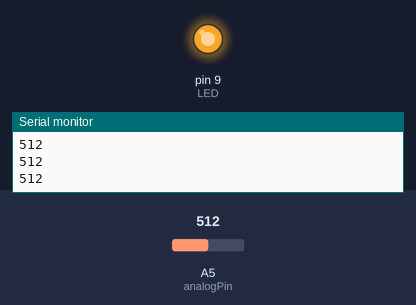
Simulated run of this sketch. Board: Arduino Uno, built with avr-gcc and run on an emulated ATmega328P. Parts: output pins drawn as LEDs (lit = HIGH), the last lines printed to the serial monitor. Inputs (shaded band) come from the test bench; at power-on: A5 (analogPin) = 512.

Above: at 1.2 s.
1.3 s: A5 (analogPin) set to 306
At 2.5 s:
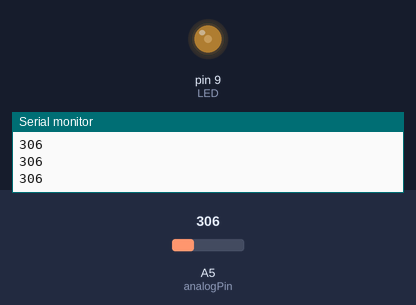
2.8 s: A5 (analogPin) set to 190
At 3.8 s:
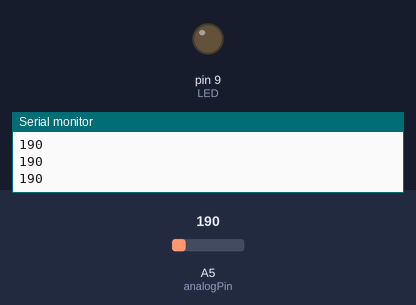
4.3 s: A5 (analogPin) set to 209
At 5.1 s:
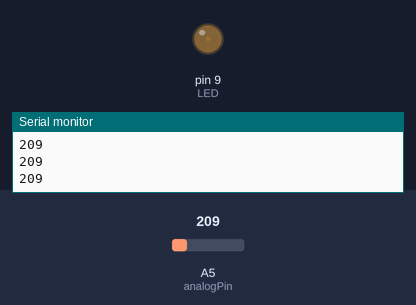
5.8 s: A5 (analogPin) set to 122
At 6.5 s:
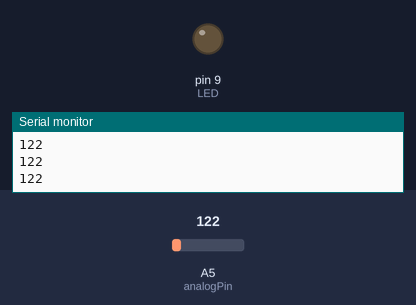
Timing chart, 0 to 8.3 s (numbered marks = the images above; inputs shaded):
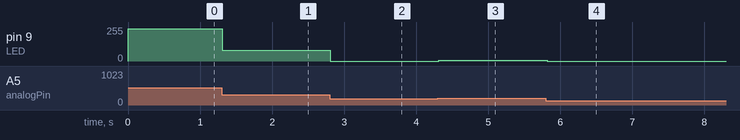

The sketch:

analog_2.ino
```cpp
int analogPin = A5;
int data = 0;
int LED = 9;
int val;
char userInput;

void setup() {
  // put your setup code here, to run once:
  pinMode(LED,OUTPUT);
  Serial.begin(9600);
}

void loop() {
  // put your main code here, to run repeatedly:
  val = analogRead(analogPin);
  Serial.println(val);
  if (val>530){
    val = 530;
  }
  if (val<200){
    val = 200;
  }
  data = map(val,200,530,0,255);
  analogWrite(LED, data);
  delay(100);
}
```

Measured:
- after the input at 1.3 s, pin 9 (LED): 241/255 → 81/255 at once
- after the input at 2.8 s, pin 9 (LED): 81/255 → 0/255 at once
- after the input at 4.3 s, pin 9 (LED): 0/255 → 6/255 at once
- after the input at 5.8 s, pin 9 (LED): 6/255 → 0/255 at once
